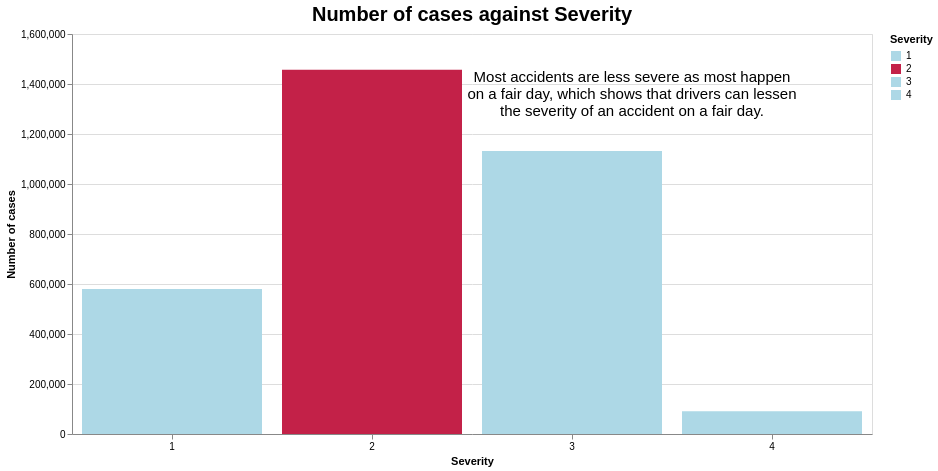

Source (Vega-Lite JSON):
### Vega-Lite specification from a JSON file in a GitHub repository (floating-point values rounded to 4 significant figures)
{"$schema": "https://vega.github.io/schema/vega-lite/v5.json", "title": "Number of cases against Severity", "config": {"title": {"color": "black", "fontSize": 20}}, "width": 800, "height": 400, "padding": 5, "data": {"values": [{"Severity": "1", "cases": 580232}, {"Severity": "2", "cases": 1456544}, {"Severity": "3", "cases": 1132142}, {"Severity": "4", "cases": 91216}]}, "layer": [{"mark": "bar", "encoding": {"x": {"field": "Severity", "type": "nominal", "axis": {"labelAngle": 0}}, "y": {"field": "cases", "type": "quantitative", "title": "Number of cases"}, "color": {"field": "Severity", "type": "nominal", "scale": {"domain": ["1", "2", "3", "4"], "range": ["#ADD8E6", "#c32148", "#ADD8E6", "#ADD8E6"]}}, "tooltip": [{"field": "Severity", "type": "nominal", "title": "Severity"}, {"field": "cases", "type": "quantitative", "title": "Number of Cases"}]}}, {"transform": [{"filter": "datum.Severity == '2'"}, {"calculate": "'Most accidents are less severe as most happen;on a fair day, which shows that drivers can lessen; the severity of an accident on a fair day.'", "as": "text_annotation_raw"}, {"calculate": "split(datum.text_annotation_raw,';')", "as": "text_annotation"}], "mark": {"type": "text", "dx": 160, "dy": -157}, "encoding": {"text": {"field": "text_annotation"}, "color": {"value": "#000000"}, "size": {"value": 15}}}]}
